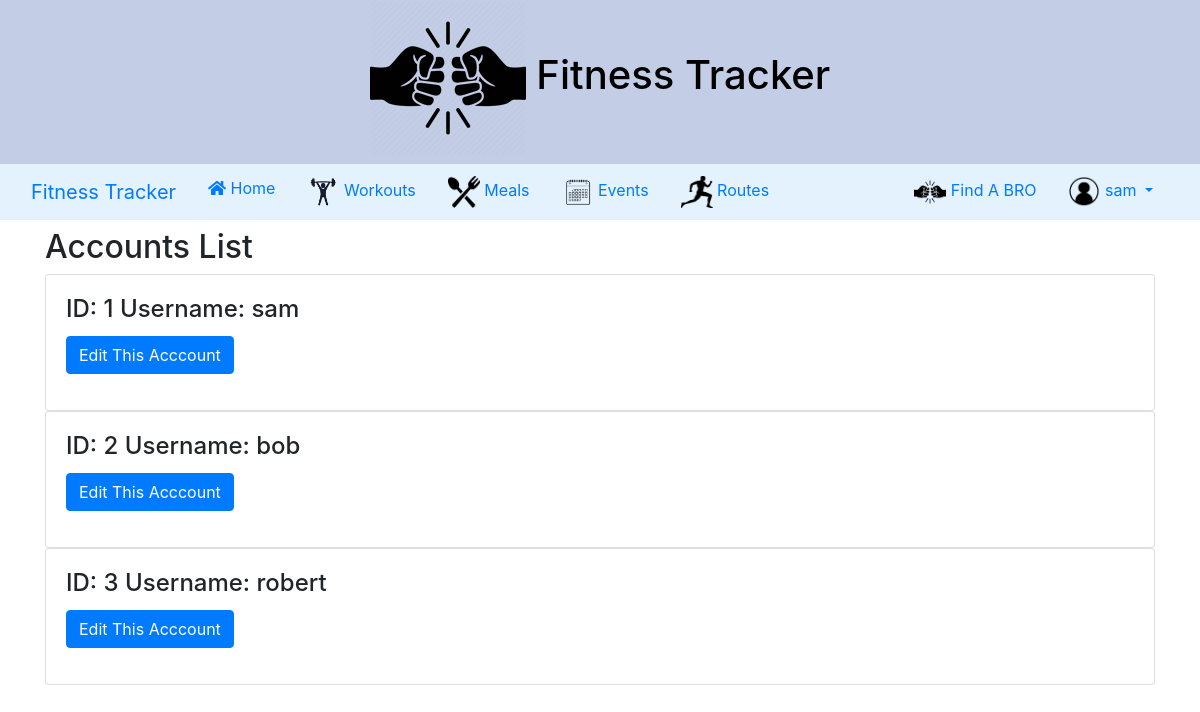
The page /views/StatusAccount/List.php (signed in) on the database its author committed.
### tables this page shows
CREATE TABLE `accounts` (
  `id` int(11) NOT NULL,
  `username` varchar(255) NOT NULL,
  `password` varchar(255) NOT NULL,
  `email` varchar(255) NOT NULL,
  `city` varchar(255) NOT NULL,
  `is_findable` tinyint(1) NOT NULL,
  `experience` int(11) NOT NULL DEFAULT '0',
  `first_name` varchar(255) NOT NULL,
  `last_name` varchar(255) NOT NULL,
  `current_weight` int(11) DEFAULT NULL,
  `current_height` int(11) DEFAULT NULL,
  `is_admin` tinyint(1) NOT NULL DEFAULT '0'
);

### includes/Database.php (called while the page is built, shortened)
<?php
class Database {
    private static $username = 'root';
    private static $password = 'root';
    private static $dsn = 'mysql:host=localhost;dbname=phpbro';
    private static $dbcon;
    public static function GetDb() {
        try {
            if (!isset(self::$dbcon)) {
                self::$dbcon = new \PDO(self::$dsn, self::$username, self::$password);
            }
        }
        catch (\PDOException $e) {
            $msg = $e->getMessage();
            exit();
        }
        return self::$dbcon;
    }
}
?>

### controllers/StatusAccountController.php (called while the page is built, shortened)
<?php
class StatusAccountController{
    private $dbcon;
    public function __construct($dbcon)
    {
        $this->dbcon = $dbcon;
    }
    public function getAccount($id)
    {
        $sql = "SELECT * FROM accounts WHERE id = :id";
        $pdostm = $this->dbcon->prepare($sql);
        $pdostm->bindParam(':id', $id);
        $pdostm->execute();
        $accounts =  $pdostm->fetchAll(\PDO::FETCH_OBJ);
        return $accounts;
    }
    public function getAllAccounts()
    {
        $sql = "SELECT * FROM accounts";
        $pdostm =  $this->dbcon->prepare($sql);
        $pdostm->execute();
        $accounts = $pdostm->fetchAll(\PDO::FETCH_OBJ);
        return $accounts;
    }
}
?>

### views/StatusAccount/List.php (the view, shortened to what this page needs)
<?php
require_once '../../includes/Database.php';
require_once '../../models/StatusAccount.php';
require_once '../../controllers/StatusAccountController.php';
require_once "../Master/header.php";
echo '<div class="container mt-2">';
if(isset($_SESSION['id'])){
    $account_controller = new StatusAccountController(Database::GetDb());
    $currUser = $account_controller->getAccount($_SESSION['id'])[0];
    if($currUser->is_admin==1){
        echo '<h2>Accounts List</h2>';
        $account_controller = new StatusAccountController(Database::GetDb());
        $allAccounts =$account_controller->getAllAccounts();
        foreach($allAccounts as $account){
            echo '<div class="card">
                    <div class="card-body">
                        <div><h4 class="card-title">ID: '.$account->id.' Username: '.$account->username.'</h></div>
                        <form method="post" action="adminUpdate.php">
                            <input type="hidden" name="thisAccountId" value="'.$account->id.'">
                            <button class="btn btn-primary" name="editAccount" type="submit">Edit This Acccount</button>
                        </form>
                    </div>
                  </div>';
        }
    }
}else{
    echo 'looks like you aint logged in chief';
}
echo '</div>';
?>

### rows shown on the page
accounts: id "1", username "sam"
accounts: id "2", username "bob"
accounts: id "3", username "robert"

### other values the page prints
$_SESSION["username"] "sam"
